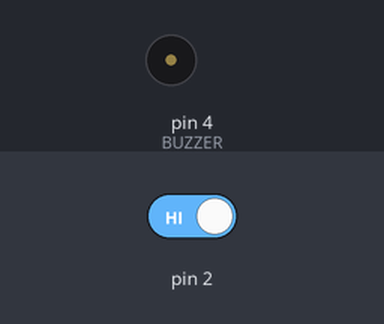
Bench run of a sketch on a simulated Arduino Uno, built with avr-gcc and run on an emulated ATmega328P. On the bench: buzzer (waves = sounding). The inputs (shaded band) are chosen by the test bench; at power-on: pin 2 HIGH.

Above: at 1.2 s.
1.3 s: pin 2 driven LOW
At 1.37 s:
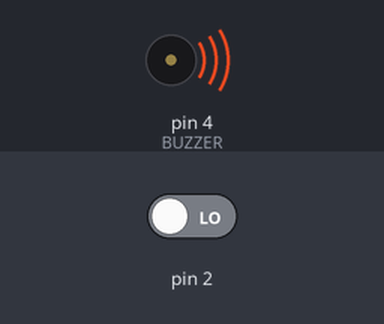
Timing chart, 0 to 4.3 s (numbered marks = the images above; inputs shaded):
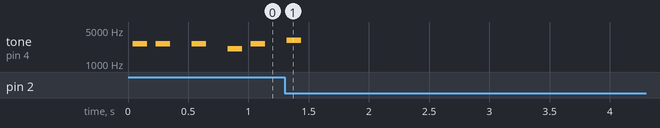

The sketch:

reproductor.ino
```cpp
#include "pitches.h"

/* Variables que controlan si se está en modo play(1) o plause(0) y la nota por la que va tocando actualmente.  */

int isplaying = 1;
int thisNote = 0;

const int melody[] = {
  NOTE_E7, NOTE_E7, 0, NOTE_E7,
  0, NOTE_C7, NOTE_E7, 0,
  NOTE_G7, 0, 0,  0,
  NOTE_G6, 0, 0, 0,

  NOTE_C7, 0, 0, NOTE_G6,
  0, 0, NOTE_E6, 0,
  0, NOTE_A6, 0, NOTE_B6,
  0, NOTE_AS6, NOTE_A6, 0,

  NOTE_G6, NOTE_E7, NOTE_G7,
  NOTE_A7, 0, NOTE_F7, NOTE_G7,
  0, NOTE_E7, 0,NOTE_C7,
  NOTE_D7, NOTE_B6, 0, 0,

  NOTE_C7, 0, 0, NOTE_G6,
  0, 0, NOTE_E6, 0,
  0, NOTE_A6, 0, NOTE_B6,
  0, NOTE_AS6, NOTE_A6, 0,

  NOTE_G6, NOTE_E7, NOTE_G7,
  NOTE_A7, 0, NOTE_F7, NOTE_G7,
  0, NOTE_E7, 0,NOTE_C7,
  NOTE_D7, NOTE_B6, 0, 0
};

const int tempo[] = {
  12, 12, 12, 12,
  12, 12, 12, 12,
  12, 12, 12, 12,
  12, 12, 12, 12,

  12, 12, 12, 12,
  12, 12, 12, 12,
  12, 12, 12, 12,
  12, 12, 12, 12,

  9, 9, 9,
  12, 12, 12, 12,
  12, 12, 12, 12,
  12, 12, 12, 12,

  12, 12, 12, 12,
  12, 12, 12, 12,
  12, 12, 12, 12,
  12, 12, 12, 12,

  9, 9, 9,
  12, 12, 12, 12,
  12, 12, 12, 12,
  12, 12, 12, 12,
};

/* Declaración del pin4 para el Buzzer. */

const int BUZZER = 4;

/* Tamaño de la canción. */
const int size = sizeof(melody) / sizeof(int);

/* Declaración del pin del altavoz y de la interrupción que maneja el botón de play/pause en el pin número 2.*/

void setup() {
  pinMode(BUZZER, OUTPUT);
  attachInterrupt( 0,playpause , FALLING);
}


/* La función loop reproduce la canción una y otra vez. */
void loop() {


       /* to calculate the note duration, take one second
       divided by the note type.
       e.g. quarter note = 1000 / 4, eighth note = 1000/8, etc.*/

 int noteDuration = 1000/tempo[thisNote];

        if(isplaying==1)
{
          buzz(BUZZER, melody[thisNote],noteDuration);

       // to distinguish the notes, set a minimum time between them.
       // the note's duration + 30% seems to work well:
       int pauseBetweenNotes = noteDuration * 1.30;
       delay(pauseBetweenNotes);

       // stop the tone playing:
       buzz(BUZZER, 0,noteDuration);
       thisNote++;
       if(thisNote == size)thisNote =0;
       }
}

/* Función que cambia de modo "play/pause" . Siendo 1 verdadero y 0 falso respectivamente. */

void playpause(){
  isplaying = 1 - isplaying;
}


void buzz(int targetPin, long frequency, long length) {

  long delayValue = 1000000/frequency/2; // calculate the delay value between transitions
  //// 1 second's worth of microseconds, divided by the frequency, then split in half since
  //// there are two phases to each cycle
  long numCycles = frequency * length/ 1000; // calculate the number of cycles for proper timing
  //// multiply frequency, which is really cycles per second, by the number of seconds to
  //// get the total number of cycles to produce
  for (long i=0; i < numCycles; i++){ // for the calculated length of time...
    digitalWrite(targetPin,HIGH); // write the buzzer pin high to push out the diaphram
    //analogWrite(targetPin,frecuencia);
    delayMicroseconds(delayValue); // wait for the calculated delay value
    digitalWrite(targetPin,LOW); // write the buzzer pin low to pull back the diaphram
    //analogWrite(targetPin,frecuencia);
    //tone(targetPin, frecuencia, length);
    delayMicroseconds(delayValue); // wait again or the calculated delay value
  }

}
```

pitches.h
```cpp
/*************************************************
 * Public Constants
 *************************************************/

#define NOTE_B0  31
#define NOTE_C1  33
#define NOTE_CS1 35
#define NOTE_D1  37
#define NOTE_DS1 39
#define NOTE_E1  41
#define NOTE_F1  44
#define NOTE_FS1 46
#define NOTE_G1  49
#define NOTE_GS1 52
#define NOTE_A1  55
#define NOTE_AS1 58
#define NOTE_B1  62
#define NOTE_C2  65
#define NOTE_CS2 69
#define NOTE_D2  73
#define NOTE_DS2 78
#define NOTE_E2  82
#define NOTE_F2  87
#define NOTE_FS2 93
#define NOTE_G2  98
#define NOTE_GS2 104
#define NOTE_A2  110
#define NOTE_AS2 117
#define NOTE_B2  123
#define NOTE_C3  131
#define NOTE_CS3 139
#define NOTE_D3  147
#define NOTE_DS3 156
#define NOTE_E3  165
#define NOTE_F3  175
#define NOTE_FS3 185
#define NOTE_G3  196
#define NOTE_GS3 208
#define NOTE_A3  220
#define NOTE_AS3 233
#define NOTE_B3  247
#define NOTE_C4  262
#define NOTE_CS4 277
#define NOTE_D4  294
#define NOTE_DS4 311
#define NOTE_E4  330
#define NOTE_F4  349
#define NOTE_FS4 370
#define NOTE_G4  392
#define NOTE_GS4 415
#define NOTE_A4  440
#define NOTE_AS4 466
#define NOTE_B4  494
#define NOTE_C5  523
#define NOTE_CS5 554
#define NOTE_D5  587
#define NOTE_DS5 622
#define NOTE_E5  659
#define NOTE_F5  698
#define NOTE_FS5 740
#define NOTE_G5  784
#define NOTE_GS5 831
#define NOTE_A5  880
#define NOTE_AS5 932
#define NOTE_B5  988
#define NOTE_C6  1047
#define NOTE_CS6 1109
#define NOTE_D6  1175
#define NOTE_DS6 1245
#define NOTE_E6  1319
#define NOTE_F6  1397
#define NOTE_FS6 1480
#define NOTE_G6  1568
#define NOTE_GS6 1661
#define NOTE_A6  1760
#define NOTE_AS6 1865
#define NOTE_B6  1976
#define NOTE_C7  2093
#define NOTE_CS7 2217
#define NOTE_D7  2349
#define NOTE_DS7 2489
#define NOTE_E7  2637
#define NOTE_F7  2794
#define NOTE_FS7 2960
#define NOTE_G7  3136
#define NOTE_GS7 3322
#define NOTE_A7  3520
#define NOTE_AS7 3729
#define NOTE_B7  3951
#define NOTE_C8  4186
#define NOTE_CS8 4435
#define NOTE_D8  4699
#define NOTE_DS8 4978
```

Measured:
- after the input at 1.3 s, tone on pin 4 (BUZZER): goes on until 1.4 s, then stays silent
- by itself, tone on pin 4 (BUZZER): plays 2597 Hz for 0.12 s, 2597 Hz for 0.12 s, 2597 Hz for 0.12 s, 2070 Hz for 0.12 s, 2597 Hz for 0.12 s
